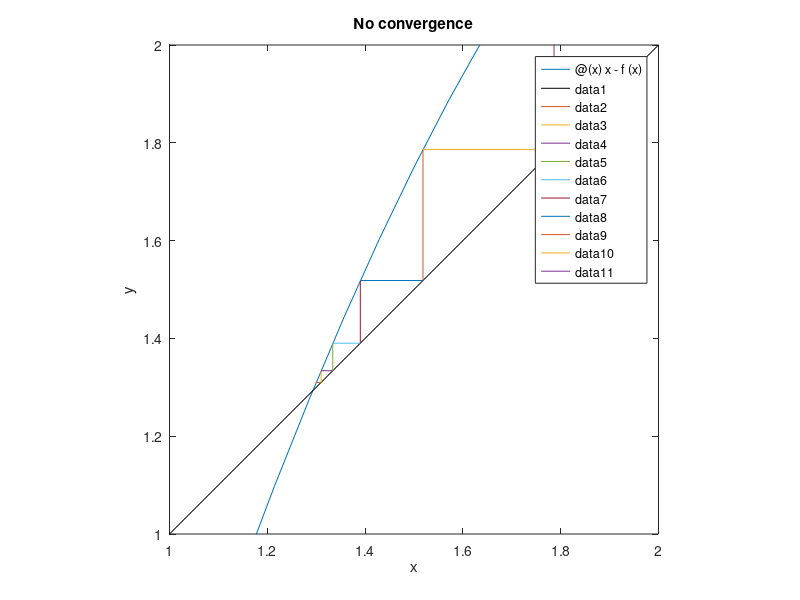

Reproduce this figure in MATLAB.
%%
% Let's convert the roots of a quadratic polynomial $f(x)$ to a fixed point
% problem.
f = @(x) x.^2 - 4*x + 3.5;
r = roots([1 -4 3.5])

%%
% We'll define $g(x)=x-f(x)$. Intersections of its graph with the line
% $y=x$ are fixed points of $g$ and thus roots of $f$. (Only one is shown
% in the chosen plot range.) 
g = @(x) x - f(x);
fplot(g,[2 3])
hold on, plot([2 3],[2 3],'k')
title('Finding a fixed point'), axis equal    % ignore this line
xlabel('x'), ylabel('y')    % ignore this line

%%
% If we evalaute $g(2.1)$, we get a value of almost 2.6. 
x = 2.1;  y = g(x)

%%
% So $g(x)$ is considerably closer to a fixed point than $x$ was. The value
% $y=g(x)$ ought to become our new $x$ value! Changing the $x$
% coordinate in this way is the same as following a horizontal line over to
% the graph of $y=x$.
plot([x y],[y y],'-')
x = y;

%%
% Now we can compute a new value for $y$. We leave $x$ alone here, so we
% travel along a vertical line to the graph of $g$.
y = g(x)
plot([x x],[x y],'-')

%%
% You see that we are in a position to repeat these steps as often as
% we like. Let's apply them a few times and see the result. 
for k = 1:5
    plot([x y],[y y],'-'),  x = y;    % y --> new x
    y = g(x);  plot([x x],[x y],'-')  % g(x) --> new y
end

%%
% The process spirals in beautifully toward the fixed point we seek. Our
% last estimate has almost 4 accurate digits.
abs(y-r(1))/r(1)

%%
% Now let's try to find the other fixed point in the same way. We'll use
% 1.3 as a starting approximation.
cla
fplot(g,[1 2])
hold on, plot([1 2],[1 2],'k'), ylim([1 2])
x = 1.3; y = g(x);
for k = 1:5
    plot([x y],[y y],'-'),  x = y;    % y --> new x
    y = g(x);  plot([x x],[x y],'-')  % g(x) --> new y
end
title('No convergence')    % ignore this line

%%
% We started near the true fixed point, which is at about 1.293. But this
% time, the iteration is pushing us _away_ from the correct answer. 
